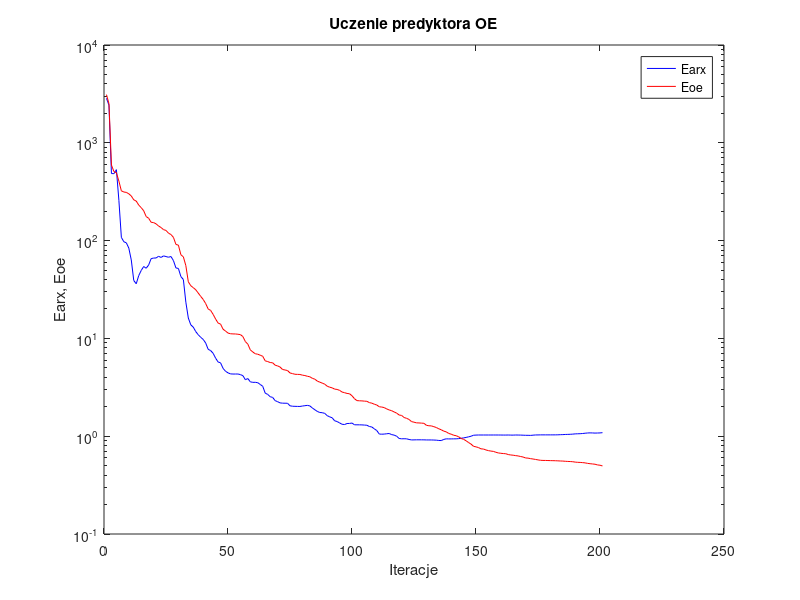
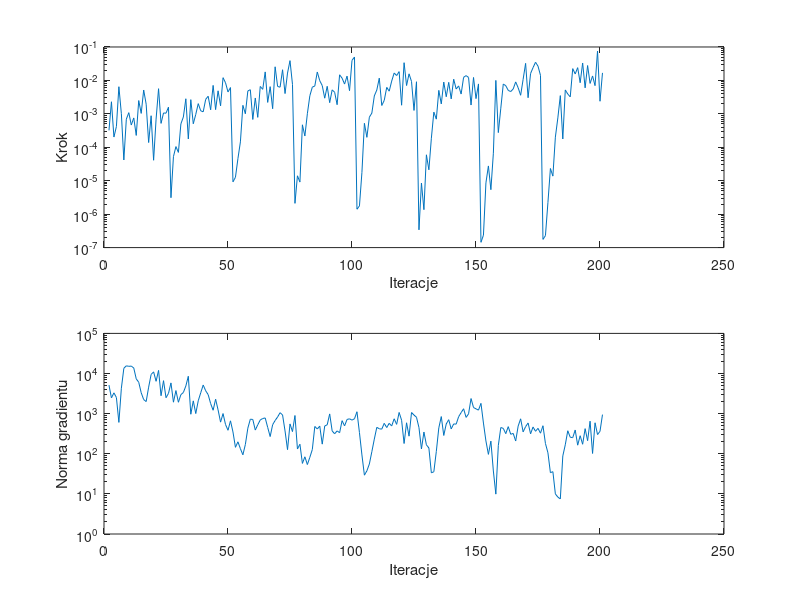

Here is the MATLAB script that generated these plots, in order:
%uczenie predyktora oe
clear all;
n=0; farx(n+1)=2.850838e+003; foe(n+1)=3.109063e+003; wspucz(n+1)=0.000000e+000; ng(n+1)=0.000000e+000;
%odnowa zmiennej metryki
n=1; farx(n+1)=2.426017e+003; foe(n+1)=2.512421e+003; krok(n+1)=3.199854e-004; ng(n+1)=5.138712e+003;
n=2; farx(n+1)=4.849621e+002; foe(n+1)=5.918923e+002; krok(n+1)=2.300371e-003; ng(n+1)=2.467110e+003;
n=3; farx(n+1)=4.835516e+002; foe(n+1)=5.076856e+002; krok(n+1)=2.023685e-004; ng(n+1)=3.300946e+003;
n=4; farx(n+1)=5.313338e+002; foe(n+1)=4.946223e+002; krok(n+1)=4.168272e-004; ng(n+1)=2.523089e+003;
n=5; farx(n+1)=2.581442e+002; foe(n+1)=4.055782e+002; krok(n+1)=6.480489e-003; ng(n+1)=6.052313e+002;
n=6; farx(n+1)=1.079321e+002; foe(n+1)=3.227697e+002; krok(n+1)=1.010050e-003; ng(n+1)=4.295719e+003;
n=7; farx(n+1)=9.729589e+001; foe(n+1)=3.139371e+002; krok(n+1)=4.176829e-005; ng(n+1)=1.350499e+004;
n=8; farx(n+1)=9.493011e+001; foe(n+1)=3.112036e+002; krok(n+1)=6.935224e-004; ng(n+1)=1.554988e+004;
n=9; farx(n+1)=8.386153e+001; foe(n+1)=3.010915e+002; krok(n+1)=1.086571e-003; ng(n+1)=1.510826e+004;
n=10; farx(n+1)=6.334286e+001; foe(n+1)=2.860371e+002; krok(n+1)=4.630782e-004; ng(n+1)=1.529923e+004;
n=11; farx(n+1)=3.909677e+001; foe(n+1)=2.611515e+002; krok(n+1)=7.559922e-004; ng(n+1)=1.372110e+004;
n=12; farx(n+1)=3.620127e+001; foe(n+1)=2.535951e+002; krok(n+1)=2.263251e-004; ng(n+1)=7.363639e+003;
n=13; farx(n+1)=4.385313e+001; foe(n+1)=2.308706e+002; krok(n+1)=2.500228e-003; ng(n+1)=6.057272e+003;
n=14; farx(n+1)=4.949796e+001; foe(n+1)=2.172712e+002; krok(n+1)=1.031514e-003; ng(n+1)=3.316327e+003;
n=15; farx(n+1)=5.435172e+001; foe(n+1)=2.019390e+002; krok(n+1)=5.167850e-003; ng(n+1)=2.239894e+003;
n=16; farx(n+1)=5.216314e+001; foe(n+1)=1.761254e+002; krok(n+1)=1.944813e-003; ng(n+1)=2.000006e+003;
n=17; farx(n+1)=5.631095e+001; foe(n+1)=1.693179e+002; krok(n+1)=1.387513e-004; ng(n+1)=4.573060e+003;
n=18; farx(n+1)=6.540360e+001; foe(n+1)=1.538981e+002; krok(n+1)=8.786586e-004; ng(n+1)=9.475455e+003;
n=19; farx(n+1)=6.630797e+001; foe(n+1)=1.528276e+002; krok(n+1)=4.095955e-005; ng(n+1)=1.098812e+004;
n=20; farx(n+1)=6.642705e+001; foe(n+1)=1.483236e+002; krok(n+1)=6.946998e-004; ng(n+1)=6.396977e+003;
n=21; farx(n+1)=6.911815e+001; foe(n+1)=1.409845e+002; krok(n+1)=5.655154e-003; ng(n+1)=1.197049e+004;
n=22; farx(n+1)=6.729190e+001; foe(n+1)=1.360912e+002; krok(n+1)=5.188110e-004; ng(n+1)=2.794556e+003;
n=23; farx(n+1)=6.975320e+001; foe(n+1)=1.294361e+002; krok(n+1)=1.064566e-003; ng(n+1)=6.636171e+003;
n=24; farx(n+1)=6.871158e+001; foe(n+1)=1.271078e+002; krok(n+1)=1.045039e-003; ng(n+1)=2.494147e+003;
n=25; farx(n+1)=6.755782e+001; foe(n+1)=1.191219e+002; krok(n+1)=1.587460e-003; ng(n+1)=3.194795e+003;
%odnowa zmiennej metryki
n=26; farx(n+1)=6.879501e+001; foe(n+1)=1.153652e+002; krok(n+1)=3.103036e-006; ng(n+1)=5.839852e+003;
n=27; farx(n+1)=6.242416e+001; foe(n+1)=1.079163e+002; krok(n+1)=5.256405e-005; ng(n+1)=1.929341e+003;
n=28; farx(n+1)=5.255344e+001; foe(n+1)=9.138042e+001; krok(n+1)=1.049814e-004; ng(n+1)=3.759584e+003;
n=29; farx(n+1)=5.189611e+001; foe(n+1)=8.986656e+001; krok(n+1)=7.028870e-005; ng(n+1)=1.921904e+003;
n=30; farx(n+1)=4.286318e+001; foe(n+1)=7.166066e+001; krok(n+1)=5.014459e-004; ng(n+1)=2.972954e+003;
n=31; farx(n+1)=3.999917e+001; foe(n+1)=6.821669e+001; krok(n+1)=8.058731e-004; ng(n+1)=3.363264e+003;
n=32; farx(n+1)=2.346842e+001; foe(n+1)=5.546962e+001; krok(n+1)=2.827577e-003; ng(n+1)=4.892429e+003;
n=33; farx(n+1)=1.615252e+001; foe(n+1)=3.790442e+001; krok(n+1)=1.775639e-004; ng(n+1)=8.547146e+003;
n=34; farx(n+1)=1.375376e+001; foe(n+1)=3.454214e+001; krok(n+1)=2.659087e-003; ng(n+1)=9.660821e+002;
n=35; farx(n+1)=1.303860e+001; foe(n+1)=3.302474e+001; krok(n+1)=5.053235e-004; ng(n+1)=2.082143e+003;
n=36; farx(n+1)=1.173257e+001; foe(n+1)=3.140646e+001; krok(n+1)=9.630419e-004; ng(n+1)=1.004477e+003;
n=37; farx(n+1)=1.090203e+001; foe(n+1)=2.909092e+001; krok(n+1)=2.023016e-003; ng(n+1)=2.092460e+003;
n=38; farx(n+1)=1.025382e+001; foe(n+1)=2.687994e+001; krok(n+1)=1.233983e-003; ng(n+1)=3.313771e+003;
n=39; farx(n+1)=9.767594e+000; foe(n+1)=2.501205e+001; krok(n+1)=1.150185e-003; ng(n+1)=5.164738e+003;
n=40; farx(n+1)=8.965632e+000; foe(n+1)=2.269450e+001; krok(n+1)=2.716773e-003; ng(n+1)=3.715863e+003;
n=41; farx(n+1)=7.735061e+000; foe(n+1)=2.000961e+001; krok(n+1)=3.364099e-003; ng(n+1)=2.975733e+003;
n=42; farx(n+1)=7.507836e+000; foe(n+1)=1.932278e+001; krok(n+1)=1.324250e-003; ng(n+1)=1.779957e+003;
n=43; farx(n+1)=7.042726e+000; foe(n+1)=1.761238e+001; krok(n+1)=7.100804e-003; ng(n+1)=1.215070e+003;
n=44; farx(n+1)=6.283641e+000; foe(n+1)=1.578624e+001; krok(n+1)=1.338974e-003; ng(n+1)=2.288598e+003;
n=45; farx(n+1)=5.740055e+000; foe(n+1)=1.436036e+001; krok(n+1)=4.889122e-003; ng(n+1)=1.239925e+003;
n=46; farx(n+1)=5.626901e+000; foe(n+1)=1.400543e+001; krok(n+1)=1.736904e-003; ng(n+1)=6.141906e+002;
n=47; farx(n+1)=4.942104e+000; foe(n+1)=1.241998e+001; krok(n+1)=1.208515e-002; ng(n+1)=1.004583e+003;
n=48; farx(n+1)=4.612780e+000; foe(n+1)=1.189044e+001; krok(n+1)=8.494456e-003; ng(n+1)=5.354945e+002;
n=49; farx(n+1)=4.445031e+000; foe(n+1)=1.134068e+001; krok(n+1)=4.520892e-003; ng(n+1)=3.849605e+002;
n=50; farx(n+1)=4.337473e+000; foe(n+1)=1.115956e+001; krok(n+1)=6.118871e-003; ng(n+1)=6.618835e+002;
%odnowa zmiennej metryki
n=51; farx(n+1)=4.321737e+000; foe(n+1)=1.111341e+001; krok(n+1)=9.263865e-006; ng(n+1)=3.502117e+002;
n=52; farx(n+1)=4.322592e+000; foe(n+1)=1.110201e+001; krok(n+1)=1.266631e-005; ng(n+1)=1.446546e+002;
n=53; farx(n+1)=4.326104e+000; foe(n+1)=1.102791e+001; krok(n+1)=4.572173e-005; ng(n+1)=1.986771e+002;
n=54; farx(n+1)=4.263270e+000; foe(n+1)=1.093399e+001; krok(n+1)=1.452552e-004; ng(n+1)=1.337732e+002;
n=55; farx(n+1)=4.162721e+000; foe(n+1)=1.044830e+001; krok(n+1)=1.797903e-003; ng(n+1)=9.417623e+001;
n=56; farx(n+1)=3.781993e+000; foe(n+1)=9.280502e+000; krok(n+1)=1.006709e-003; ng(n+1)=1.703605e+002;
n=57; farx(n+1)=3.886251e+000; foe(n+1)=8.729398e+000; krok(n+1)=4.853566e-003; ng(n+1)=4.344534e+002;
n=58; farx(n+1)=3.597863e+000; foe(n+1)=7.633724e+000; krok(n+1)=5.269205e-003; ng(n+1)=7.276062e+002;
n=59; farx(n+1)=3.552865e+000; foe(n+1)=7.262084e+000; krok(n+1)=6.791933e-004; ng(n+1)=7.149897e+002;
n=60; farx(n+1)=3.556844e+000; foe(n+1)=6.966372e+000; krok(n+1)=2.983603e-003; ng(n+1)=3.895630e+002;
n=61; farx(n+1)=3.523866e+000; foe(n+1)=6.890798e+000; krok(n+1)=7.861003e-004; ng(n+1)=5.277747e+002;
n=62; farx(n+1)=3.381377e+000; foe(n+1)=6.733731e+000; krok(n+1)=6.606617e-003; ng(n+1)=6.950594e+002;
n=63; farx(n+1)=3.238234e+000; foe(n+1)=6.565127e+000; krok(n+1)=5.414124e-003; ng(n+1)=7.560469e+002;
n=64; farx(n+1)=2.756501e+000; foe(n+1)=5.895436e+000; krok(n+1)=1.797739e-002; ng(n+1)=7.808818e+002;
n=65; farx(n+1)=2.676158e+000; foe(n+1)=5.798390e+000; krok(n+1)=2.199930e-003; ng(n+1)=4.545082e+002;
n=66; farx(n+1)=2.535090e+000; foe(n+1)=5.666649e+000; krok(n+1)=6.516379e-003; ng(n+1)=2.684021e+002;
n=67; farx(n+1)=2.492561e+000; foe(n+1)=5.632931e+000; krok(n+1)=1.425029e-003; ng(n+1)=5.304945e+002;
n=68; farx(n+1)=2.311422e+000; foe(n+1)=5.323566e+000; krok(n+1)=2.556212e-002; ng(n+1)=6.744716e+002;
n=69; farx(n+1)=2.254324e+000; foe(n+1)=5.232827e+000; krok(n+1)=6.607631e-003; ng(n+1)=8.262675e+002;
n=70; farx(n+1)=2.190654e+000; foe(n+1)=5.096949e+000; krok(n+1)=6.273397e-003; ng(n+1)=1.056404e+003;
n=71; farx(n+1)=2.176561e+000; foe(n+1)=4.809333e+000; krok(n+1)=2.085811e-002; ng(n+1)=9.270067e+002;
n=72; farx(n+1)=2.173946e+000; foe(n+1)=4.755428e+000; krok(n+1)=4.042588e-003; ng(n+1)=3.702312e+002;
n=73; farx(n+1)=2.171943e+000; foe(n+1)=4.693198e+000; krok(n+1)=1.660195e-002; ng(n+1)=1.265365e+002;
n=74; farx(n+1)=2.046500e+000; foe(n+1)=4.432020e+000; krok(n+1)=3.904156e-002; ng(n+1)=5.547245e+002;
n=75; farx(n+1)=2.024619e+000; foe(n+1)=4.366796e+000; krok(n+1)=7.598245e-003; ng(n+1)=3.568459e+002;
%odnowa zmiennej metryki
n=76; farx(n+1)=2.020615e+000; foe(n+1)=4.297776e+000; krok(n+1)=2.105624e-006; ng(n+1)=8.984661e+002;
n=77; farx(n+1)=2.016978e+000; foe(n+1)=4.287413e+000; krok(n+1)=1.404624e-005; ng(n+1)=1.313829e+002;
n=78; farx(n+1)=2.014763e+000; foe(n+1)=4.278026e+000; krok(n+1)=9.109987e-006; ng(n+1)=1.726937e+002;
n=79; farx(n+1)=2.034111e+000; foe(n+1)=4.210695e+000; krok(n+1)=4.706747e-004; ng(n+1)=5.743995e+001;
n=80; farx(n+1)=2.051743e+000; foe(n+1)=4.170260e+000; krok(n+1)=2.178264e-004; ng(n+1)=8.399415e+001;
n=81; farx(n+1)=2.066663e+000; foe(n+1)=4.101204e+000; krok(n+1)=1.009153e-003; ng(n+1)=5.381867e+001;
n=82; farx(n+1)=2.042213e+000; foe(n+1)=4.051651e+000; krok(n+1)=3.485222e-003; ng(n+1)=8.153062e+001;
n=83; farx(n+1)=1.944926e+000; foe(n+1)=3.909430e+000; krok(n+1)=6.293742e-003; ng(n+1)=1.276990e+002;
n=84; farx(n+1)=1.865072e+000; foe(n+1)=3.828084e+000; krok(n+1)=6.819101e-003; ng(n+1)=4.783914e+002;
n=85; farx(n+1)=1.793399e+000; foe(n+1)=3.662625e+000; krok(n+1)=1.785641e-002; ng(n+1)=4.145282e+002;
n=86; farx(n+1)=1.746782e+000; foe(n+1)=3.569855e+000; krok(n+1)=9.793864e-003; ng(n+1)=4.871543e+002;
n=87; farx(n+1)=1.739964e+000; foe(n+1)=3.491203e+000; krok(n+1)=7.011828e-003; ng(n+1)=1.737950e+002;
n=88; farx(n+1)=1.711598e+000; foe(n+1)=3.403944e+000; krok(n+1)=2.939560e-003; ng(n+1)=4.932977e+002;
n=89; farx(n+1)=1.622576e+000; foe(n+1)=3.244712e+000; krok(n+1)=6.669234e-003; ng(n+1)=5.267910e+002;
n=90; farx(n+1)=1.577094e+000; foe(n+1)=3.170610e+000; krok(n+1)=2.162140e-003; ng(n+1)=9.847266e+002;
n=91; farx(n+1)=1.542789e+000; foe(n+1)=3.121982e+000; krok(n+1)=5.214412e-003; ng(n+1)=3.709553e+002;
n=92; farx(n+1)=1.437686e+000; foe(n+1)=3.030170e+000; krok(n+1)=4.419773e-003; ng(n+1)=3.148092e+002;
n=93; farx(n+1)=1.412544e+000; foe(n+1)=3.008606e+000; krok(n+1)=1.879251e-003; ng(n+1)=3.714778e+002;
n=94; farx(n+1)=1.366483e+000; foe(n+1)=2.942038e+000; krok(n+1)=1.473291e-002; ng(n+1)=3.345550e+002;
n=95; farx(n+1)=1.324271e+000; foe(n+1)=2.828658e+000; krok(n+1)=1.167289e-002; ng(n+1)=6.679596e+002;
n=96; farx(n+1)=1.316364e+000; foe(n+1)=2.786142e+000; krok(n+1)=7.777929e-003; ng(n+1)=4.951922e+002;
n=97; farx(n+1)=1.348225e+000; foe(n+1)=2.737150e+000; krok(n+1)=1.345452e-002; ng(n+1)=7.166704e+002;
n=98; farx(n+1)=1.350344e+000; foe(n+1)=2.716073e+000; krok(n+1)=4.929920e-003; ng(n+1)=7.427190e+002;
n=99; farx(n+1)=1.363506e+000; foe(n+1)=2.592246e+000; krok(n+1)=3.975906e-002; ng(n+1)=6.893566e+002;
n=100; farx(n+1)=1.308428e+000; foe(n+1)=2.417418e+000; krok(n+1)=5.004260e-002; ng(n+1)=7.451196e+002;
%odnowa zmiennej metryki
n=101; farx(n+1)=1.307448e+000; foe(n+1)=2.310792e+000; krok(n+1)=1.404686e-006; ng(n+1)=1.114923e+003;
n=102; farx(n+1)=1.307237e+000; foe(n+1)=2.302331e+000; krok(n+1)=1.762077e-006; ng(n+1)=3.381289e+002;
n=103; farx(n+1)=1.304786e+000; foe(n+1)=2.296369e+000; krok(n+1)=1.773106e-005; ng(n+1)=9.349350e+001;
n=104; farx(n+1)=1.299895e+000; foe(n+1)=2.283391e+000; krok(n+1)=5.218301e-004; ng(n+1)=2.926262e+001;
n=105; farx(n+1)=1.294262e+000; foe(n+1)=2.274453e+000; krok(n+1)=1.985317e-004; ng(n+1)=3.759353e+001;
n=106; farx(n+1)=1.256515e+000; foe(n+1)=2.205143e+000; krok(n+1)=7.968363e-004; ng(n+1)=5.561199e+001;
n=107; farx(n+1)=1.242110e+000; foe(n+1)=2.176196e+000; krok(n+1)=1.052130e-003; ng(n+1)=1.125106e+002;
n=108; farx(n+1)=1.189576e+000; foe(n+1)=2.123966e+000; krok(n+1)=3.442371e-003; ng(n+1)=2.324251e+002;
n=109; farx(n+1)=1.142145e+000; foe(n+1)=2.083647e+000; krok(n+1)=5.172508e-003; ng(n+1)=4.556497e+002;
n=110; farx(n+1)=1.051527e+000; foe(n+1)=1.999791e+000; krok(n+1)=1.169933e-002; ng(n+1)=4.195159e+002;
n=111; farx(n+1)=1.048477e+000; foe(n+1)=1.986846e+000; krok(n+1)=1.779752e-003; ng(n+1)=4.106074e+002;
n=112; farx(n+1)=1.051434e+000; foe(n+1)=1.960331e+000; krok(n+1)=2.531421e-003; ng(n+1)=5.734273e+002;
n=113; farx(n+1)=1.059347e+000; foe(n+1)=1.899803e+000; krok(n+1)=6.193383e-003; ng(n+1)=4.501973e+002;
n=114; farx(n+1)=1.065773e+000; foe(n+1)=1.855304e+000; krok(n+1)=4.766707e-003; ng(n+1)=5.736443e+002;
n=115; farx(n+1)=1.038180e+000; foe(n+1)=1.821513e+000; krok(n+1)=9.545881e-003; ng(n+1)=4.927348e+002;
n=116; farx(n+1)=1.025862e+000; foe(n+1)=1.770675e+000; krok(n+1)=1.664870e-002; ng(n+1)=7.441552e+002;
n=117; farx(n+1)=1.000269e+000; foe(n+1)=1.722219e+000; krok(n+1)=1.399673e-002; ng(n+1)=5.401821e+002;
n=118; farx(n+1)=9.482251e-001; foe(n+1)=1.646634e+000; krok(n+1)=1.831590e-002; ng(n+1)=1.071255e+003;
n=119; farx(n+1)=9.404237e-001; foe(n+1)=1.631200e+000; krok(n+1)=1.812955e-003; ng(n+1)=6.847767e+002;
n=120; farx(n+1)=9.420494e-001; foe(n+1)=1.553132e+000; krok(n+1)=3.388472e-002; ng(n+1)=1.800993e+002;
n=121; farx(n+1)=9.404012e-001; foe(n+1)=1.523566e+000; krok(n+1)=7.032104e-003; ng(n+1)=5.917645e+002;
n=122; farx(n+1)=9.261321e-001; foe(n+1)=1.483897e+000; krok(n+1)=1.574999e-002; ng(n+1)=2.744169e+002;
n=123; farx(n+1)=9.161190e-001; foe(n+1)=1.410104e+000; krok(n+1)=9.280118e-003; ng(n+1)=1.066454e+003;
n=124; farx(n+1)=9.171383e-001; foe(n+1)=1.391167e+000; krok(n+1)=1.265711e-003; ng(n+1)=9.206465e+002;
n=125; farx(n+1)=9.185954e-001; foe(n+1)=1.369546e+000; krok(n+1)=9.128410e-003; ng(n+1)=8.137667e+002;
%odnowa zmiennej metryki
n=126; farx(n+1)=9.185728e-001; foe(n+1)=1.366546e+000; krok(n+1)=3.398841e-007; ng(n+1)=4.488618e+002;
n=127; farx(n+1)=9.181754e-001; foe(n+1)=1.360816e+000; krok(n+1)=8.539569e-006; ng(n+1)=1.318251e+002;
n=128; farx(n+1)=9.177093e-001; foe(n+1)=1.354645e+000; krok(n+1)=1.361941e-006; ng(n+1)=3.480841e+002;
n=129; farx(n+1)=9.157092e-001; foe(n+1)=1.292631e+000; krok(n+1)=5.962617e-005; ng(n+1)=1.670546e+002;
n=130; farx(n+1)=9.155017e-001; foe(n+1)=1.278389e+000; krok(n+1)=2.122479e-005; ng(n+1)=1.391985e+002;
n=131; farx(n+1)=9.153260e-001; foe(n+1)=1.274946e+000; krok(n+1)=1.869031e-004; ng(n+1)=3.342654e+001;
n=132; farx(n+1)=9.135306e-001; foe(n+1)=1.251395e+000; krok(n+1)=1.127039e-003; ng(n+1)=3.565950e+001;
n=133; farx(n+1)=9.110059e-001; foe(n+1)=1.226805e+000; krok(n+1)=6.946998e-004; ng(n+1)=1.144441e+002;
n=134; farx(n+1)=9.047759e-001; foe(n+1)=1.190583e+000; krok(n+1)=5.042985e-003; ng(n+1)=4.406586e+002;
n=135; farx(n+1)=9.026287e-001; foe(n+1)=1.163131e+000; krok(n+1)=1.982946e-003; ng(n+1)=8.450377e+002;
n=136; farx(n+1)=9.270366e-001; foe(n+1)=1.126599e+000; krok(n+1)=8.928204e-003; ng(n+1)=2.856504e+002;
n=137; farx(n+1)=9.398286e-001; foe(n+1)=1.108222e+000; krok(n+1)=3.248447e-003; ng(n+1)=5.531804e+002;
n=138; farx(n+1)=9.382696e-001; foe(n+1)=1.067226e+000; krok(n+1)=8.751130e-003; ng(n+1)=7.069423e+002;
n=139; farx(n+1)=9.385575e-001; foe(n+1)=1.048552e+000; krok(n+1)=2.804162e-003; ng(n+1)=4.164798e+002;
n=140; farx(n+1)=9.398345e-001; foe(n+1)=1.022625e+000; krok(n+1)=1.086709e-002; ng(n+1)=5.535634e+002;
n=141; farx(n+1)=9.400616e-001; foe(n+1)=1.011705e+000; krok(n+1)=5.548179e-003; ng(n+1)=5.474170e+002;
n=142; farx(n+1)=9.447331e-001; foe(n+1)=9.862268e-001; krok(n+1)=6.854056e-003; ng(n+1)=8.399167e+002;
n=143; farx(n+1)=9.526211e-001; foe(n+1)=9.480962e-001; krok(n+1)=3.912514e-003; ng(n+1)=1.061007e+003;
n=144; farx(n+1)=9.609342e-001; foe(n+1)=9.288665e-001; krok(n+1)=1.238474e-002; ng(n+1)=1.323830e+003;
n=145; farx(n+1)=9.715743e-001; foe(n+1)=8.981878e-001; krok(n+1)=1.392711e-002; ng(n+1)=8.059300e+002;
n=146; farx(n+1)=9.852438e-001; foe(n+1)=8.615834e-001; krok(n+1)=1.226153e-002; ng(n+1)=9.884573e+002;
n=147; farx(n+1)=9.992897e-001; foe(n+1)=8.302411e-001; krok(n+1)=1.835515e-003; ng(n+1)=2.378590e+003;
n=148; farx(n+1)=1.023301e+000; foe(n+1)=7.883921e-001; krok(n+1)=1.226153e-002; ng(n+1)=1.419317e+003;
n=149; farx(n+1)=1.026648e+000; foe(n+1)=7.779556e-001; krok(n+1)=2.855545e-003; ng(n+1)=1.317174e+003;
n=150; farx(n+1)=1.028734e+000; foe(n+1)=7.655532e-001; krok(n+1)=7.860345e-003; ng(n+1)=1.223000e+003;
%odnowa zmiennej metryki
n=151; farx(n+1)=1.028629e+000; foe(n+1)=7.425396e-001; krok(n+1)=1.439902e-007; ng(n+1)=1.803705e+003;
n=152; farx(n+1)=1.028600e+000; foe(n+1)=7.392449e-001; krok(n+1)=2.353864e-007; ng(n+1)=5.820819e+002;
n=153; farx(n+1)=1.028579e+000; foe(n+1)=7.234593e-001; krok(n+1)=8.632369e-006; ng(n+1)=2.086014e+002;
n=154; farx(n+1)=1.028594e+000; foe(n+1)=7.122662e-001; krok(n+1)=2.769106e-005; ng(n+1)=9.652047e+001;
n=155; farx(n+1)=1.028611e+000; foe(n+1)=7.044815e-001; krok(n+1)=5.393040e-006; ng(n+1)=2.066100e+002;
n=156; farx(n+1)=1.028699e+000; foe(n+1)=6.995077e-001; krok(n+1)=6.653535e-005; ng(n+1)=3.719207e+001;
n=157; farx(n+1)=1.028691e+000; foe(n+1)=6.851171e-001; krok(n+1)=1.000726e-002; ng(n+1)=9.857607e+000;
n=158; farx(n+1)=1.028563e+000; foe(n+1)=6.743705e-001; krok(n+1)=2.752027e-004; ng(n+1)=1.607477e+002;
n=159; farx(n+1)=1.028142e+000; foe(n+1)=6.688916e-001; krok(n+1)=1.476722e-003; ng(n+1)=4.505270e+002;
n=160; farx(n+1)=1.027228e+000; foe(n+1)=6.647996e-001; krok(n+1)=7.796370e-003; ng(n+1)=4.295521e+002;
n=161; farx(n+1)=1.027144e+000; foe(n+1)=6.619061e-001; krok(n+1)=6.963555e-003; ng(n+1)=3.164653e+002;
n=162; farx(n+1)=1.028576e+000; foe(n+1)=6.491918e-001; krok(n+1)=5.027940e-003; ng(n+1)=4.741095e+002;
n=163; farx(n+1)=1.026423e+000; foe(n+1)=6.429286e-001; krok(n+1)=4.644777e-003; ng(n+1)=3.056617e+002;
n=164; farx(n+1)=1.025725e+000; foe(n+1)=6.391363e-001; krok(n+1)=5.557598e-003; ng(n+1)=3.218385e+002;
n=165; farx(n+1)=1.028866e+000; foe(n+1)=6.328508e-001; krok(n+1)=9.030079e-003; ng(n+1)=2.079445e+002;
n=166; farx(n+1)=1.027632e+000; foe(n+1)=6.283049e-001; krok(n+1)=6.023109e-003; ng(n+1)=4.900030e+002;
n=167; farx(n+1)=1.026628e+000; foe(n+1)=6.197582e-001; krok(n+1)=3.595838e-003; ng(n+1)=7.429882e+002;
n=168; farx(n+1)=1.024138e+000; foe(n+1)=6.126815e-001; krok(n+1)=1.076348e-002; ng(n+1)=3.512328e+002;
n=169; farx(n+1)=1.021540e+000; foe(n+1)=5.991584e-001; krok(n+1)=3.237080e-002; ng(n+1)=4.742154e+002;
n=170; farx(n+1)=1.021126e+000; foe(n+1)=5.968421e-001; krok(n+1)=3.036370e-003; ng(n+1)=5.846207e+002;
n=171; farx(n+1)=1.019155e+000; foe(n+1)=5.894963e-001; krok(n+1)=1.605804e-002; ng(n+1)=3.144528e+002;
n=172; farx(n+1)=1.024702e+000; foe(n+1)=5.846384e-001; krok(n+1)=2.414071e-002; ng(n+1)=4.649191e+002;
n=173; farx(n+1)=1.029701e+000; foe(n+1)=5.786262e-001; krok(n+1)=3.497807e-002; ng(n+1)=3.632795e+002;
n=174; farx(n+1)=1.030251e+000; foe(n+1)=5.725012e-001; krok(n+1)=2.674687e-002; ng(n+1)=4.300217e+002;
n=175; farx(n+1)=1.031825e+000; foe(n+1)=5.671719e-001; krok(n+1)=1.417782e-002; ng(n+1)=3.259211e+002;
%odnowa zmiennej metryki
n=176; farx(n+1)=1.031820e+000; foe(n+1)=5.653669e-001; krok(n+1)=1.758216e-007; ng(n+1)=4.993703e+002;
n=177; farx(n+1)=1.031819e+000; foe(n+1)=5.650239e-001; krok(n+1)=2.282719e-007; ng(n+1)=1.804265e+002;
n=178; farx(n+1)=1.031802e+000; foe(n+1)=5.639822e-001; krok(n+1)=2.220828e-006; ng(n+1)=1.058683e+002;
n=179; farx(n+1)=1.031845e+000; foe(n+1)=5.628546e-001; krok(n+1)=2.322634e-005; ng(n+1)=3.376007e+001;
n=180; farx(n+1)=1.031901e+000; foe(n+1)=5.622028e-001; krok(n+1)=1.373458e-005; ng(n+1)=3.579266e+001;
n=181; farx(n+1)=1.032202e+000; foe(n+1)=5.613235e-001; krok(n+1)=2.007909e-004; ng(n+1)=9.997454e+000;
n=182; farx(n+1)=1.033299e+000; foe(n+1)=5.598410e-001; krok(n+1)=7.557764e-004; ng(n+1)=8.315629e+000;
n=183; farx(n+1)=1.036480e+000; foe(n+1)=5.579377e-001; krok(n+1)=3.516052e-003; ng(n+1)=7.482255e+000;
n=184; farx(n+1)=1.038268e+000; foe(n+1)=5.569154e-001; krok(n+1)=1.775639e-004; ng(n+1)=8.812363e+001;
n=185; farx(n+1)=1.041870e+000; foe(n+1)=5.540691e-001; krok(n+1)=5.190450e-003; ng(n+1)=1.674769e+002;
n=186; farx(n+1)=1.043562e+000; foe(n+1)=5.521149e-001; krok(n+1)=3.916767e-003; ng(n+1)=3.744925e+002;
n=187; farx(n+1)=1.045999e+000; foe(n+1)=5.507267e-001; krok(n+1)=3.223493e-003; ng(n+1)=2.578987e+002;
n=188; farx(n+1)=1.050169e+000; foe(n+1)=5.484769e-001; krok(n+1)=2.251094e-002; ng(n+1)=2.519574e+002;
n=189; farx(n+1)=1.056301e+000; foe(n+1)=5.434686e-001; krok(n+1)=1.559909e-002; ng(n+1)=3.912413e+002;
n=190; farx(n+1)=1.058812e+000; foe(n+1)=5.406367e-001; krok(n+1)=2.409244e-002; ng(n+1)=1.636575e+002;
n=191; farx(n+1)=1.060807e+000; foe(n+1)=5.393513e-001; krok(n+1)=8.534063e-003; ng(n+1)=2.814800e+002;
n=192; farx(n+1)=1.065704e+000; foe(n+1)=5.368763e-001; krok(n+1)=3.320390e-002; ng(n+1)=1.725143e+002;
n=193; farx(n+1)=1.072624e+000; foe(n+1)=5.337019e-001; krok(n+1)=5.997467e-003; ng(n+1)=4.226441e+002;
n=194; farx(n+1)=1.078881e+000; foe(n+1)=5.274267e-001; krok(n+1)=2.788178e-002; ng(n+1)=2.119461e+002;
n=195; farx(n+1)=1.081580e+000; foe(n+1)=5.234517e-001; krok(n+1)=8.128862e-003; ng(n+1)=6.481063e+002;
n=196; farx(n+1)=1.079730e+000; foe(n+1)=5.202271e-001; krok(n+1)=1.360047e-002; ng(n+1)=1.016934e+002;
n=197; farx(n+1)=1.076105e+000; foe(n+1)=5.168275e-001; krok(n+1)=6.970662e-003; ng(n+1)=5.919266e+002;
n=198; farx(n+1)=1.078308e+000; foe(n+1)=5.084565e-001; krok(n+1)=7.587642e-002; ng(n+1)=3.010797e+002;
n=199; farx(n+1)=1.080341e+000; foe(n+1)=5.050606e-001; krok(n+1)=2.383354e-003; ng(n+1)=3.621759e+002;
n=200; farx(n+1)=1.086832e+000; foe(n+1)=4.965469e-001; krok(n+1)=1.680437e-002; ng(n+1)=9.462279e+002;

figure; semilogy(farx,'b'); hold on; semilogy(foe,'r'); xlabel('Iteracje'); ylabel('Earx, Eoe'); legend('Earx','Eoe'); title('Uczenie predyktora OE');
figure; subplot(2,1,1); semilogy(krok); xlabel('Iteracje'); ylabel('Krok');
subplot(2,1,2); semilogy(ng); xlabel('Iteracje'); ylabel('Norma gradientu');
Earx=farx(n+1)
Eoe=foe(n+1)
